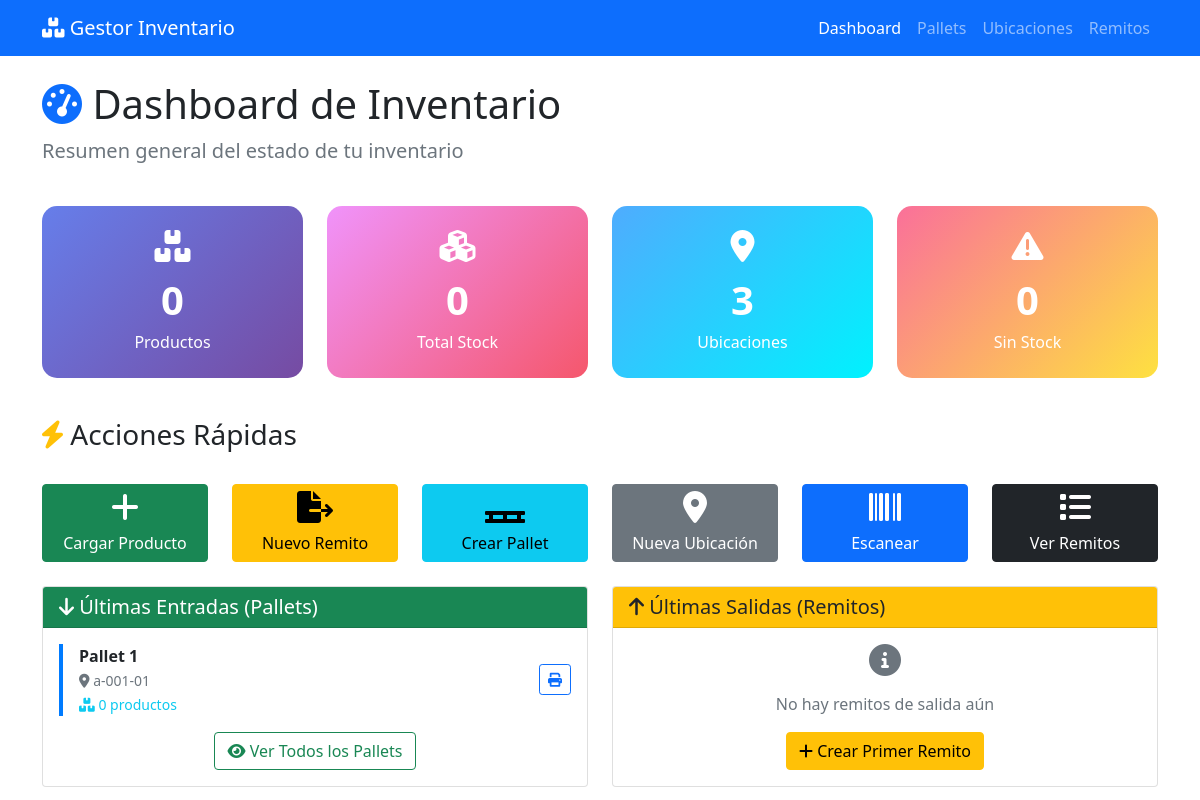
Before: / with the older database file.
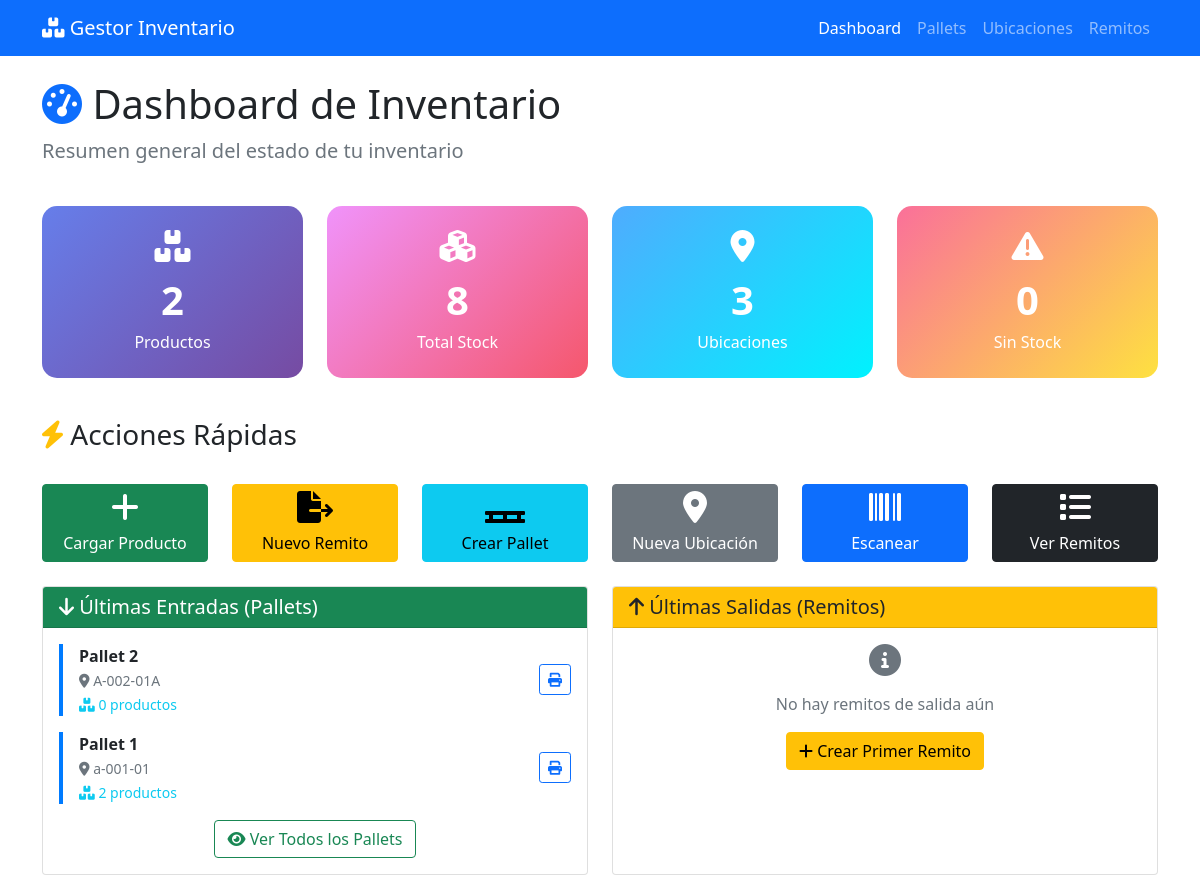
After: the same page with the newer database file.
### inventario/models.py (models this page shows, shortened)
class Pallet(models.Model):
    numero_pallet = models.CharField(max_length=50, unique=True)
    ubicacion = models.ForeignKey(Ubicacion, on_delete=models.CASCADE)
    @property
    def total_productos(self):
        return self.productos.count()

class Ubicacion(models.Model):
    nombre = models.CharField(max_length=100)
    class Meta:
        verbose_name_plural = "Ubicaciones"

### inventario/views.py (the view)
# urls.py: path('', dashboard, name='dashboard'),
def dashboard(request):
    productos = Producto.objects.all()
    ubicaciones = Ubicacion.objects.all()
    pallets = Pallet.objects.all().order_by('-id')
    remitos_recientes = RemitoSalida.objects.all()[:5]
    total_productos = productos.count()
    total_stock = sum(p.cantidad for p in productos)
    productos_sin_stock = productos.filter(cantidad=0).count()
    context = {
        'productos': productos,
        'ubicaciones': ubicaciones,
        'entradas': pallets[:5],
        'salidas': remitos_recientes,
        'total_productos': total_productos,
        'total_stock': total_stock,
        'productos_sin_stock': productos_sin_stock,
    }
    return render(request, 'inventario/dashboard.html', context)

### inventario/templates/inventario/dashboard.html (shortened to what this page needs)
<!DOCTYPE html>
<html lang="es">
<head>
    <link href="https://cdn.jsdelivr.net/npm/bootstrap@5.1.3/dist/css/bootstrap.min.css" rel="stylesheet">
    <link href="https://cdnjs.cloudflare.com/ajax/libs/font-awesome/6.0.0/css/all.min.css" rel="stylesheet">
</head>
<body>
    <nav class="navbar navbar-expand-lg navbar-dark bg-primary mb-4">
        <div class="container">
            <a class="navbar-brand" href="{% url 'dashboard' %}">
                <i class="fas fa-boxes"></i> Gestor Inventario
            </a>
            <div class="navbar-nav ms-auto">
                <a class="nav-link active" href="{% url 'dashboard' %}">Dashboard</a>
                <a class="nav-link" href="{% url 'lista_pallets' %}">Pallets</a>
                <a class="nav-link" href="{% url 'lista_ubicaciones' %}">Ubicaciones</a>
                <a class="nav-link" href="{% url 'lista_remitos' %}">Remitos</a>
            </div>
        </div>
    </nav>
    <div class="container">
        <div class="row mb-4">
            <div class="col-md-12">
                <h1 class="display-6">
                    <i class="fas fa-tachometer-alt text-primary"></i>
                    Dashboard de Inventario
                </h1>
                <p class="lead text-muted">Resumen general del estado de tu inventario</p>
            </div>
        </div>
        <div class="row mb-4">
            <div class="col-md-3">
                <div class="stat-card text-center">
                    <i class="fas fa-boxes fa-2x mb-2"></i>
                    <div class="stat-number">{{ total_productos }}</div>
                    <div>Productos</div>
                </div>
            </div>
            <div class="col-md-3">
                <div class="stat-card text-center" style="background: linear-gradient(135deg, #f093fb 0%, #f5576c 100%);">
                    <i class="fas fa-cubes fa-2x mb-2"></i>
                    <div class="stat-number">{{ total_stock }}</div>
                    <div>Total Stock</div>
                </div>
            </div>
            <div class="col-md-3">
                <div class="stat-card text-center" style="background: linear-gradient(135deg, #4facfe 0%, #00f2fe 100%);">
                    <i class="fas fa-map-marker-alt fa-2x mb-2"></i>
                    <div class="stat-number">{{ ubicaciones.count }}</div>
                    <div>Ubicaciones</div>
                </div>
            </div>
            <div class="col-md-3">
                <div class="stat-card text-center" style="background: linear-gradient(135deg, #fa709a 0%, #fee140 100%);">
                    <i class="fas fa-exclamation-triangle fa-2x mb-2"></i>
                    <div class="stat-number">{{ productos_sin_stock }}</div>
                    <div>Sin Stock</div>
                </div>
            </div>
        </div>
        <div class="row mb-4">
            <div class="col-md-12">
                <h3><i class="fas fa-bolt text-warning"></i> Acciones Rápidas</h3>
            </div>
        </div>
        <div class="row mb-4">
            <div class="col-md-2">
                <a href="{% url 'cargar_producto' %}" class="btn btn-success w-100 quick-action">
                    <i class="fas fa-plus fa-2x d-block mb-2"></i>
                    Cargar Producto
                </a>
            </div>
            <div class="col-md-2">
                <a href="{% url 'crear_remito' %}" class="btn btn-warning w-100 quick-action">
                    <i class="fas fa-file-export fa-2x d-block mb-2"></i>
                    Nuevo Remito
                </a>
            </div>
            <div class="col-md-2">
                <a href="{% url 'crear_pallet' %}" class="btn btn-info w-100 quick-action">
                    <i class="fas fa-pallet fa-2x d-block mb-2"></i>
                    Crear Pallet
                </a>
            </div>
            <div class="col-md-2">
                <a href="{% url 'crear_ubicacion' %}" class="btn btn-secondary w-100 quick-action">
                    <i class="fas fa-map-marker-alt fa-2x d-block mb-2"></i>
                    Nueva Ubicación
                </a>
            </div>
            <div class="col-md-2">
                <a href="{% url 'escanear_producto' %}" class="btn btn-primary w-100 quick-action">
                    <i class="fas fa-barcode fa-2x d-block mb-2"></i>
                    Escanear
                </a>
            </div>
            <div class="col-md-2">
                <a href="{% url 'lista_remitos' %}" class="btn btn-dark w-100 quick-action">
                    <i class="fas fa-list fa-2x d-block mb-2"></i>
                    Ver Remitos
                </a>
            </div>
        </div>
        <div class="row">
            <div class="col-md-6">
                <div class="card h-100">
                    <div class="card-header bg-success text-white">
                        <h5 class="mb-0">
                            <i class="fas fa-arrow-down"></i>
                            Últimas Entradas (Pallets)
                        </h5>
                    </div>
                    <div class="card-body">
                        {% if entradas %}
                            {% for pallet in entradas %}
                                <div class="recent-item mb-3">
                                    <div class="d-flex justify-content-between align-items-center">
                                        <div>
                                            <strong>Pallet {{ pallet.numero_pallet }}</strong><br>
                                            <small class="text-muted">
                                                <i class="fas fa-map-marker-alt"></i>
                                                {{ pallet.ubicacion.nombre }}
                                            </small><br>
                                            <small class="text-info">
                                                <i class="fas fa-boxes"></i>
                                                {{ pallet.total_productos }} productos
                                            </small>
                                        </div>
                                        <div class="text-end">
                                            <a href="{% url 'imprimir_etiqueta' pallet.id %}"
                                               class="btn btn-sm btn-outline-primary">
                                                <i class="fas fa-print"></i>
                                            </a>
                                        </div>
                                    </div>
                                </div>
                            {% endfor %}
                            <div class="text-center mt-3">
                                <a href="{% url 'lista_pallets' %}" class="btn btn-outline-success">
                                    <i class="fas fa-eye"></i> Ver Todos los Pallets
                                </a>
                            </div>
                        {% endif %}
                    </div>
                </div>
            </div>
            <div class="col-md-6">
                <div class="card h-100">
                    <div class="card-header bg-warning text-dark">
                        <h5 class="mb-0">
                            <i class="fas fa-arrow-up"></i>
                            Últimas Salidas (Remitos)
                        </h5>
                    </div>
                    <div class="card-body">
                        {% if salidas %}
                            {% for remito in salidas %}
                                <div class="recent-item mb-3" style="border-left-color: #ffc107;">
                                    <div class="d-flex justify-content-between align-items-center">
                                        <div>
                                            <strong>Remito #{{ remito.id }}</strong><br>
                                            <small class="text-muted">
                                                <i class="fas fa-calendar"></i>
                                                {{ remito.fecha|date:"d/m/Y H:i" }}
                                            </small><br>
                                            <small class="text-info">
                                                <i class="fas fa-map-marker-alt"></i>
                                                {{ remito.destino }}
                                            </small><br>
                                            <small class="text-success">
                                                <i class="fas fa-boxes"></i>
                                                {{ remito.total_items }} items
                                            </small>
                                        </div>
                                        <div class="text-end">
                                            <a href="{% url 'detalle_remito' remito.id %}"
                                               class="btn btn-sm btn-outline-warning">
                                                <i class="fas fa-eye"></i>
                                            </a>
                                        </div>
                                    </div>
                                </div>
                            {% endfor %}
                            <div class="text-center mt-3">
                                <a href="{% url 'lista_remitos' %}" class="btn btn-outline-warning">
                                    <i class="fas fa-eye"></i> Ver Todos los Remitos
                                </a>
                            </div>
                        {% else %}
                            <div class="text-center text-muted">
                                <i class="fas fa-info-circle fa-2x mb-3"></i>
                                <p>No hay remitos de salida aún</p>
                                <a href="{% url 'crear_remito' %}" class="btn btn-warning">
                                    <i class="fas fa-plus"></i> Crear Primer Remito
                                </a>
                            </div>
                        {% endif %}
                    </div>
                </div>
            </div>
        </div>
    </div>
</body>
</html>

### inventario/templates/inventario/dashboard.html (style rules this page uses)
.stat-card { background: linear-gradient(135deg, #667eea 0%, #764ba2 100%); color: white; border-radius: 15px; padding: 1.5rem; margin-bottom: 1rem; transition: transform 0.3s ease; }
.stat-card .stat-number { font-size: 2.5rem; font-weight: bold; }
.quick-action { transition: all 0.3s ease; }
.recent-item { border-left: 4px solid #007bff; padding-left: 1rem; }

Changed rows visible on the page:
added Pallet: numero_pallet "2", ubicacion.nombre "A-002-01A", total_productos "0"
computed for Pallet (number 2 of 2 on the later page): total_productos "0" → "2"
Other visible differences:
{{ total_productos }}: "0" → "2"
{{ total_stock }}: "0" → "8"
